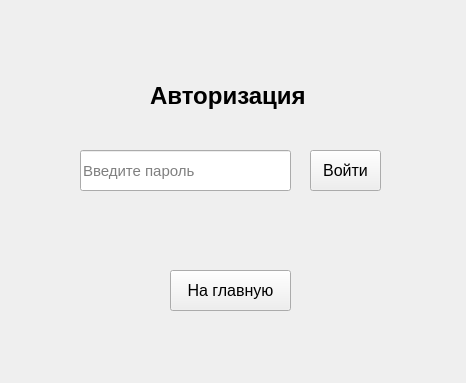
<?xml version="1.0" encoding="UTF-8"?>
<ui version="4.0">
 <class>AuthWindow</class>
 <widget class="QMainWindow" name="AuthWindow">
  <property name="geometry">
   <rect>
    <x>0</x>
    <y>0</y>
    <width>466</width>
    <height>383</height>
   </rect>
  </property>
  <property name="windowTitle">
   <string>Авторизация</string>
  </property>
  <widget class="QWidget" name="centralwidget">
   <widget class="QLineEdit" name="passwordEdit">
    <property name="geometry">
     <rect>
      <x>80</x>
      <y>150</y>
      <width>211</width>
      <height>41</height>
     </rect>
    </property>
    <property name="font">
     <font>
      <pointsize>11</pointsize>
     </font>
    </property>
    <property name="placeholderText">
     <string>Введите пароль</string>
    </property>
   </widget>
   <widget class="QPushButton" name="enterButton">
    <property name="geometry">
     <rect>
      <x>310</x>
      <y>150</y>
      <width>71</width>
      <height>41</height>
     </rect>
    </property>
    <property name="font">
     <font>
      <pointsize>12</pointsize>
     </font>
    </property>
    <property name="text">
     <string>Войти</string>
    </property>
   </widget>
   <widget class="QLabel" name="authLabel">
    <property name="geometry">
     <rect>
      <x>150</x>
      <y>80</y>
      <width>157</width>
      <height>32</height>
     </rect>
    </property>
    <property name="font">
     <font>
      <pointsize>18</pointsize>
      <bold>true</bold>
     </font>
    </property>
    <property name="layoutDirection">
     <enum>Qt::LeftToRight</enum>
    </property>
    <property name="text">
     <string>Авторизация</string>
    </property>
   </widget>
   <widget class="QPushButton" name="toMainButton">
    <property name="geometry">
     <rect>
      <x>170</x>
      <y>270</y>
      <width>121</width>
      <height>41</height>
     </rect>
    </property>
    <property name="font">
     <font>
      <pointsize>12</pointsize>
     </font>
    </property>
    <property name="text">
     <string>На главную</string>
    </property>
   </widget>
  </widget>
 </widget>
 <resources/>
 <connections/>
</ui>
